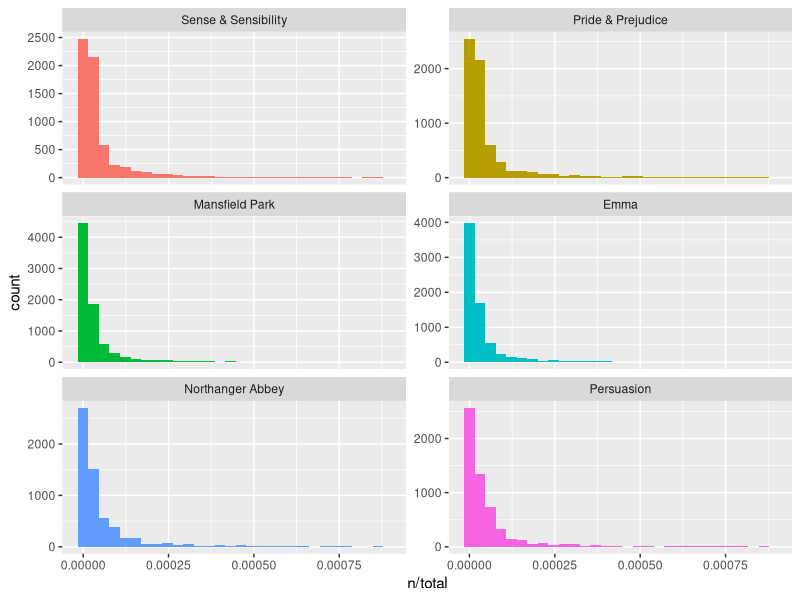
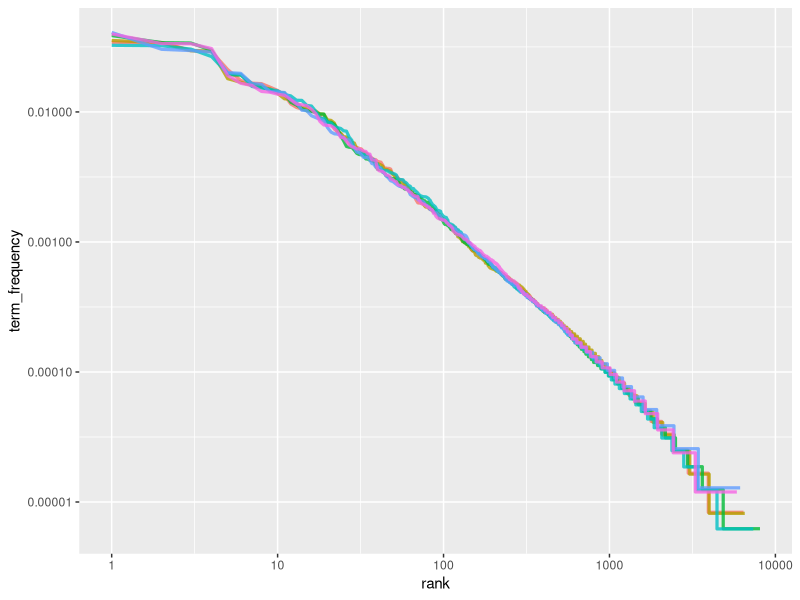
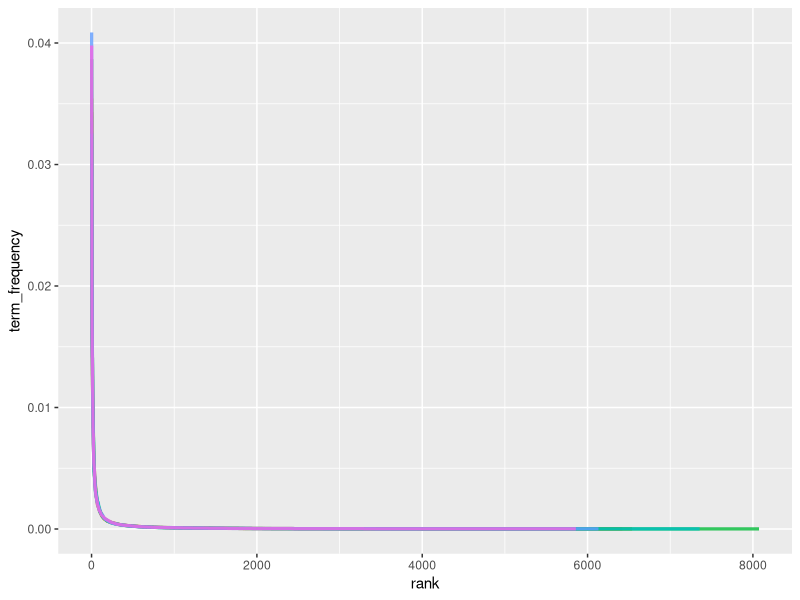

Source code (R) for these figures, in order:
# term frequency - how often a word shows up in a document
# inverse document frequency - decreases weight for commonly used word and 
# increases it for words not used a lot in a corpus of documents

# idf(term) = ln(ndocuments / n documents containing term)


# 1. Term frequency in Jane Austen's books --------------------

library(dplyr)
library(janeaustenr)
library(tidytext)
library(ggplot2)

options(scipen = 999)

book_words <- austen_books() %>%
  unnest_tokens(word, text) %>%
  count(book, word, sort = TRUE)

total_words <- book_words %>%
  group_by(book) %>%
  summarize(total = sum(n))

book_words <- left_join(book_words, total_words)

ggplot(book_words, aes(n / total, fill = book)) +
  geom_histogram(show.legend = FALSE) +
  xlim(NA, 0.0009) +
  facet_wrap(~book, ncol = 2, scales = "free_y")


# 2. Zipf's Law ------------------------
# Zipf’s law states that the frequency that a word appears is inversely 
# proportional to its rank.

freq_by_rank <- book_words %>%
  group_by(book) %>%
  mutate(rank = row_number(),
         term_frequency = n/total)

freq_by_rank %>% ggplot(
  aes(rank, term_frequency, color = book)) +
  geom_line(size = 1.1, alpha = 0.8, show.legend = FALSE) +
  scale_x_log10() +
  scale_y_log10()

freq_by_rank %>% ggplot(
  aes(rank, term_frequency, color = book)) +
  geom_line(size = 1.1, alpha = 0.8, show.legend = FALSE)
